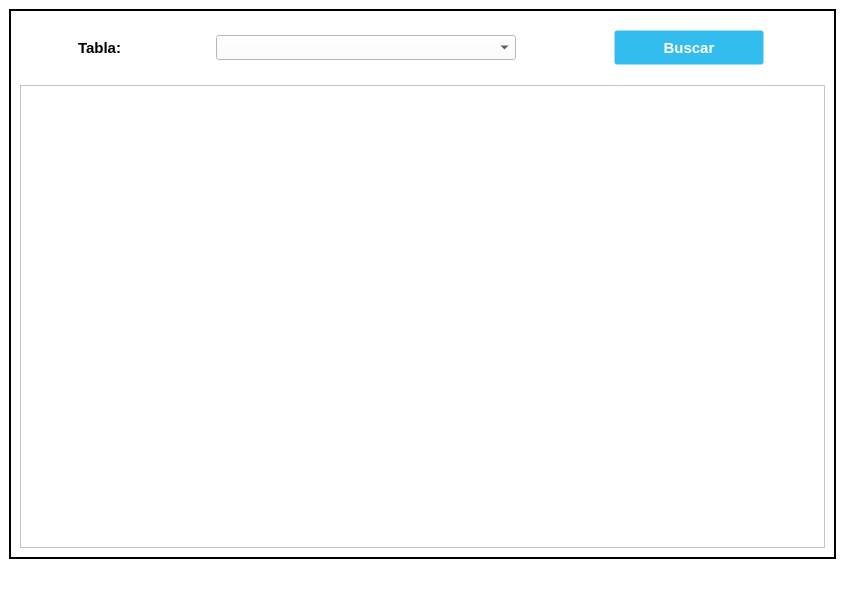
<?xml version="1.0" encoding="UTF-8"?>
<ui version="4.0">
 <class>QueryTableChanges_Window</class>
 <widget class="QMainWindow" name="QueryTableChanges_Window">
  <property name="geometry">
   <rect>
    <x>0</x>
    <y>0</y>
    <width>845</width>
    <height>590</height>
   </rect>
  </property>
  <property name="minimumSize">
   <size>
    <width>845</width>
    <height>590</height>
   </size>
  </property>
  <property name="windowTitle">
   <string>Consultar Oferta</string>
  </property>
  <property name="windowIcon">
   <iconset>
    <normaloff>//nas01/DATOS/Comunes/EIPSA-ERP/Iconos/icon.ico</normaloff>//nas01/DATOS/Comunes/EIPSA-ERP/Iconos/icon.ico</iconset>
  </property>
  <property name="styleSheet">
   <string notr="true">QWidget {
background-color: rgb(255, 255, 255);
}

.QFrame {
	border: 2px solid black;
}

QPushButton {
background-color: #33bdef;
  border: 1px solid transparent;
  border-radius: 3px;
  color: #fff;
  font-family: -apple-system,system-ui,&quot;Segoe UI&quot;,&quot;Liberation Sans&quot;,sans-serif;
  font-size: 15px;
  font-weight: 800;
  line-height: 1.15385;
  margin: 0;
  outline: none;
  padding: 8px .8em;
  text-align: center;
  text-decoration: none;
  vertical-align: baseline;
  white-space: nowrap;
}

QPushButton:hover {
	background-color: #019ad2;
	border-color: rgb(0, 0, 0);
}

QPushButton:focus {
	background-color: #019ad2;
	border-color: rgb(0, 0, 0);
}

QPushButton:pressed {
	background-color: rgb(1, 140, 190);
	border-color: rgb(255, 255, 255)
}

QPushButton:focus:pressed {
    background-color: rgb(1, 140, 190);
    border-color: rgb(255, 255, 255);
}</string>
  </property>
  <widget class="QWidget" name="centralwidget">
   <layout class="QGridLayout" name="gridLayout">
    <item row="0" column="0">
     <widget class="QFrame" name="frame">
      <property name="frameShape">
       <enum>QFrame::StyledPanel</enum>
      </property>
      <property name="frameShadow">
       <enum>QFrame::Raised</enum>
      </property>
      <layout class="QGridLayout" name="gridLayout_2">
       <property name="verticalSpacing">
        <number>10</number>
       </property>
       <item row="2" column="0">
        <spacer name="vSpacer2">
         <property name="orientation">
          <enum>Qt::Vertical</enum>
         </property>
         <property name="sizeType">
          <enum>QSizePolicy::Fixed</enum>
         </property>
         <property name="sizeHint" stdset="0">
          <size>
           <width>20</width>
           <height>10</height>
          </size>
         </property>
        </spacer>
       </item>
       <item row="3" column="0">
        <widget class="QTableWidget" name="tableQueryOffer"/>
       </item>
       <item row="1" column="0">
        <layout class="QHBoxLayout" name="hLayout1">
         <item>
          <widget class="QLabel" name="label_TableChanges">
           <property name="minimumSize">
            <size>
             <width>80</width>
             <height>25</height>
            </size>
           </property>
           <property name="maximumSize">
            <size>
             <width>80</width>
             <height>25</height>
            </size>
           </property>
           <property name="font">
            <font>
             <pointsize>11</pointsize>
             <bold>true</bold>
            </font>
           </property>
           <property name="text">
            <string>Tabla:</string>
           </property>
          </widget>
         </item>
         <item>
          <widget class="QComboBox" name="Table_QueryTableChanges">
           <property name="minimumSize">
            <size>
             <width>300</width>
             <height>25</height>
            </size>
           </property>
           <property name="maximumSize">
            <size>
             <width>300</width>
             <height>25</height>
            </size>
           </property>
           <property name="font">
            <font>
             <pointsize>10</pointsize>
            </font>
           </property>
          </widget>
         </item>
         <item>
          <spacer name="hlSpacer1">
           <property name="orientation">
            <enum>Qt::Horizontal</enum>
           </property>
           <property name="sizeType">
            <enum>QSizePolicy::Fixed</enum>
           </property>
           <property name="sizeHint" stdset="0">
            <size>
             <width>40</width>
             <height>20</height>
            </size>
           </property>
          </spacer>
         </item>
         <item>
          <widget class="QPushButton" name="Button_Query">
           <property name="minimumSize">
            <size>
             <width>150</width>
             <height>35</height>
            </size>
           </property>
           <property name="maximumSize">
            <size>
             <width>150</width>
             <height>35</height>
            </size>
           </property>
           <property name="text">
            <string>Buscar</string>
           </property>
           <property name="autoDefault">
            <bool>true</bool>
           </property>
          </widget>
         </item>
        </layout>
       </item>
       <item row="0" column="0">
        <spacer name="vSpacer1">
         <property name="orientation">
          <enum>Qt::Vertical</enum>
         </property>
         <property name="sizeType">
          <enum>QSizePolicy::Fixed</enum>
         </property>
         <property name="sizeHint" stdset="0">
          <size>
           <width>20</width>
           <height>10</height>
          </size>
         </property>
        </spacer>
       </item>
      </layout>
     </widget>
    </item>
   </layout>
  </widget>
  <widget class="QMenuBar" name="menubar">
   <property name="geometry">
    <rect>
     <x>0</x>
     <y>0</y>
     <width>845</width>
     <height>22</height>
    </rect>
   </property>
  </widget>
  <widget class="QStatusBar" name="statusbar"/>
 </widget>
 <tabstops>
  <tabstop>tableQueryOffer</tabstop>
 </tabstops>
 <resources/>
 <connections/>
</ui>
